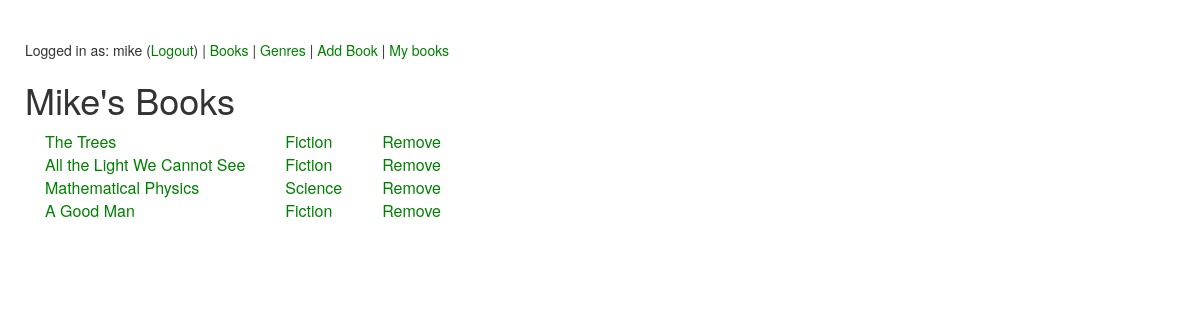
Page /lib/user/mike/ (signed in) on the earlier database version.
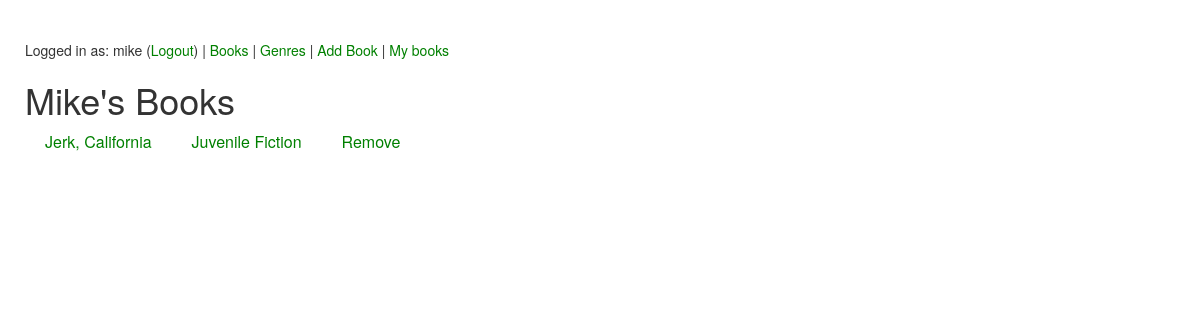
Same page on the later database version.
### lib/models.py (models this page shows, shortened)
class Book(models.Model):
    location = models.ForeignKey(Location, on_delete=models.CASCADE, null=True)
    owner = models.ForeignKey(User, on_delete=models.CASCADE, null=True)
    title = models.CharField(max_length=200, null=True)
    isbn = models.IntegerField(default=-1)
    author = models.CharField(max_length=200,null=True)
    thumbnail = models.URLField(max_length=500,null=True)
    description = models.CharField(max_length=3000,null=True)
    preview = models.CharField(max_length=200,null=True)

class Category(models.Model):
    category = models.CharField(max_length=200, unique=True)
    book = models.ManyToManyField(Book)
    def __str__(self):
        return self.category

### lib/views.py (the view)
# urls.py: url(r'^user/(?P<username>\w+)/$', views.profile, name='profile'),
@login_required
def profile(request,username):
    if is_group_match(request.user,User.objects.get(username=username)):
        object_list = [ b for b in Book.objects.all() if b.owner.username == username]
        context = {'object_list':object_list,'user':username}
        return render(request, 'lib/profile.html', context)
    else:
        return HttpResponse("You do not have permission to view this page")

### lib/views.py (called while the page is built)
def is_group_match(user1, user2):
    return any(x in user1.groups.all() for x in user2.groups.all())

### lib/templates/lib/profile.html (shortened to what this page needs)
{% extends "base.html" %}
{% block content %}
{% if object_list %}
<h1>{{user.title}}'s Books</h1>
  <table>
    {% for book in object_list %}
  <tr>
    <td><a href="{% url 'lib:book' book.id %}">{{book.title}}</a></td>
    <td>{% for cat in book.category_set.all%}
      <a href="{% url 'lib:genre' cat.id %}">{{cat}} </a>
      {% endfor %}</td>
    <td><a href="{% url 'lib:delete' book.id %}">Remove</a></td>
  </tr>
    {% endfor %}
  </table>
{% else %}
  <p>No books available</p>
{% endif %}
{% endblock %}

Differences in the rows shown:
removed Book: title "The Trees"
no longer on this page (row unchanged): Category: category "Fiction"
removed Book: title "All the Light We Cannot See"
removed Book: title "Mathematical Physics"
no longer on this page (row unchanged): Category: category "Science", shown under "Mathematical Physics"
removed Book: title "A Good Man"
added Book: title "Jerk, California"
added Category: category "Juvenile Fiction", shown under "Jerk, California"
